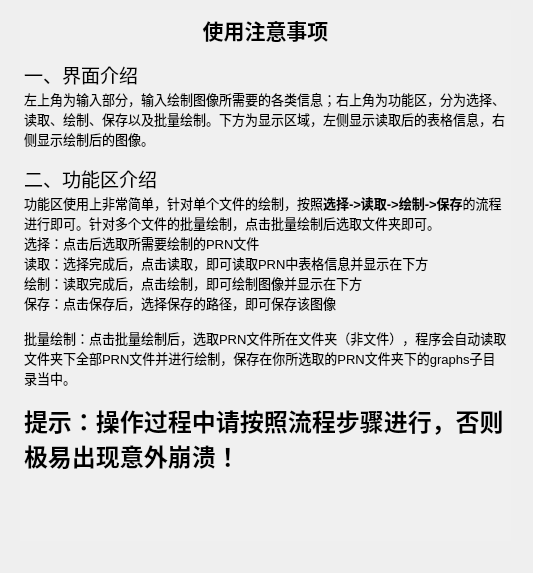
<?xml version="1.0" encoding="UTF-8"?>
<ui version="4.0">
 <class>Form</class>
 <widget class="QWidget" name="Form">
  <property name="geometry">
   <rect>
    <x>0</x>
    <y>0</y>
    <width>533</width>
    <height>573</height>
   </rect>
  </property>
  <property name="windowTitle">
   <string>使用提醒</string>
  </property>
  <property name="autoFillBackground">
   <bool>false</bool>
  </property>
  <widget class="QTextEdit" name="alertText">
   <property name="geometry">
    <rect>
     <x>20</x>
     <y>10</y>
     <width>491</width>
     <height>531</height>
    </rect>
   </property>
   <property name="styleSheet">
    <string notr="true">background-color: rgb(240, 240, 240);</string>
   </property>
   <property name="frameShape">
    <enum>QFrame::NoFrame</enum>
   </property>
   <property name="readOnly">
    <bool>true</bool>
   </property>
   <property name="html">
    <string>&lt;!DOCTYPE HTML PUBLIC &quot;-//W3C//DTD HTML 4.0//EN&quot; &quot;http://www.w3.org/TR/REC-html40/strict.dtd&quot;&gt;
&lt;html&gt;&lt;head&gt;&lt;meta name=&quot;qrichtext&quot; content=&quot;1&quot; /&gt;&lt;style type=&quot;text/css&quot;&gt;
p, li { white-space: pre-wrap; }
&lt;/style&gt;&lt;/head&gt;&lt;body style=&quot; font-family:'SimSun'; font-size:9pt; font-weight:400; font-style:normal;&quot;&gt;
&lt;p align=&quot;center&quot; style=&quot; margin-top:0px; margin-bottom:0px; margin-left:0px; margin-right:0px; -qt-block-indent:0; text-indent:0px;&quot;&gt;&lt;span style=&quot; font-size:16pt; font-weight:600;&quot;&gt;使用注意事项&lt;/span&gt;&lt;/p&gt;
&lt;p style=&quot;-qt-paragraph-type:empty; margin-top:0px; margin-bottom:0px; margin-left:0px; margin-right:0px; -qt-block-indent:0; text-indent:0px;&quot;&gt;&lt;br /&gt;&lt;/p&gt;
&lt;p style=&quot; margin-top:0px; margin-bottom:0px; margin-left:0px; margin-right:0px; -qt-block-indent:0; text-indent:0px;&quot;&gt;&lt;span style=&quot; font-size:14pt;&quot;&gt;一、界面介绍&lt;/span&gt;&lt;/p&gt;
&lt;p style=&quot; margin-top:0px; margin-bottom:0px; margin-left:0px; margin-right:0px; -qt-block-indent:0; text-indent:0px;&quot;&gt;&lt;span style=&quot; font-size:10pt;&quot;&gt;左上角为输入部分，输入绘制图像所需要的各类信息；右上角为功能区，分为选择、读取、绘制、保存以及批量绘制。下方为显示区域，左侧显示读取后的表格信息，右侧显示绘制后的图像。&lt;/span&gt;&lt;/p&gt;
&lt;p style=&quot;-qt-paragraph-type:empty; margin-top:0px; margin-bottom:0px; margin-left:0px; margin-right:0px; -qt-block-indent:0; text-indent:0px; font-size:10pt;&quot;&gt;&lt;br /&gt;&lt;/p&gt;
&lt;p style=&quot; margin-top:0px; margin-bottom:0px; margin-left:0px; margin-right:0px; -qt-block-indent:0; text-indent:0px;&quot;&gt;&lt;span style=&quot; font-size:14pt;&quot;&gt;二、功能区介绍&lt;/span&gt;&lt;/p&gt;
&lt;p style=&quot; margin-top:0px; margin-bottom:0px; margin-left:0px; margin-right:0px; -qt-block-indent:0; text-indent:0px;&quot;&gt;&lt;span style=&quot; font-size:10pt;&quot;&gt;功能区使用上非常简单，针对单个文件的绘制，按照&lt;/span&gt;&lt;span style=&quot; font-size:10pt; font-weight:600;&quot;&gt;选择-&amp;gt;读取-&amp;gt;绘制-&amp;gt;保存&lt;/span&gt;&lt;span style=&quot; font-size:10pt;&quot;&gt;的流程进行即可。针对多个文件的批量绘制，点击批量绘制后选取文件夹即可。&lt;/span&gt;&lt;/p&gt;
&lt;p style=&quot; margin-top:0px; margin-bottom:0px; margin-left:0px; margin-right:0px; -qt-block-indent:0; text-indent:0px;&quot;&gt;&lt;span style=&quot; font-size:10pt;&quot;&gt;选择：点击后选取所需要绘制的PRN文件&lt;/span&gt;&lt;/p&gt;
&lt;p style=&quot; margin-top:0px; margin-bottom:0px; margin-left:0px; margin-right:0px; -qt-block-indent:0; text-indent:0px;&quot;&gt;&lt;span style=&quot; font-size:10pt;&quot;&gt;读取：选择完成后，点击读取，即可读取PRN中表格信息并显示在下方&lt;/span&gt;&lt;/p&gt;
&lt;p style=&quot; margin-top:0px; margin-bottom:0px; margin-left:0px; margin-right:0px; -qt-block-indent:0; text-indent:0px;&quot;&gt;&lt;span style=&quot; font-size:10pt;&quot;&gt;绘制：读取完成后，点击绘制，即可绘制图像并显示在下方&lt;/span&gt;&lt;/p&gt;
&lt;p style=&quot; margin-top:0px; margin-bottom:0px; margin-left:0px; margin-right:0px; -qt-block-indent:0; text-indent:0px;&quot;&gt;&lt;span style=&quot; font-size:10pt;&quot;&gt;保存：点击保存后，选择保存的路径，即可保存该图像&lt;/span&gt;&lt;/p&gt;
&lt;p style=&quot;-qt-paragraph-type:empty; margin-top:0px; margin-bottom:0px; margin-left:0px; margin-right:0px; -qt-block-indent:0; text-indent:0px; font-size:10pt;&quot;&gt;&lt;br /&gt;&lt;/p&gt;
&lt;p style=&quot; margin-top:0px; margin-bottom:0px; margin-left:0px; margin-right:0px; -qt-block-indent:0; text-indent:0px;&quot;&gt;&lt;span style=&quot; font-size:10pt;&quot;&gt;批量绘制：点击批量绘制后，选取PRN文件所在文件夹（非文件），程序会自动读取文件夹下全部PRN文件并进行绘制，保存在你所选取的PRN文件夹下的graphs子目录当中。&lt;/span&gt;&lt;/p&gt;
&lt;p style=&quot;-qt-paragraph-type:empty; margin-top:0px; margin-bottom:0px; margin-left:0px; margin-right:0px; -qt-block-indent:0; text-indent:0px; font-size:10pt;&quot;&gt;&lt;br /&gt;&lt;/p&gt;
&lt;p style=&quot; margin-top:0px; margin-bottom:0px; margin-left:0px; margin-right:0px; -qt-block-indent:0; text-indent:0px;&quot;&gt;&lt;span style=&quot; font-size:18pt; font-weight:600;&quot;&gt;提示：操作过程中请按照流程步骤进行，否则极易出现意外崩溃！&lt;/span&gt;&lt;/p&gt;
&lt;p style=&quot;-qt-paragraph-type:empty; margin-top:0px; margin-bottom:0px; margin-left:0px; margin-right:0px; -qt-block-indent:0; text-indent:0px;&quot;&gt;&lt;br /&gt;&lt;/p&gt;&lt;/body&gt;&lt;/html&gt;</string>
   </property>
  </widget>
 </widget>
 <resources/>
 <connections/>
</ui>
